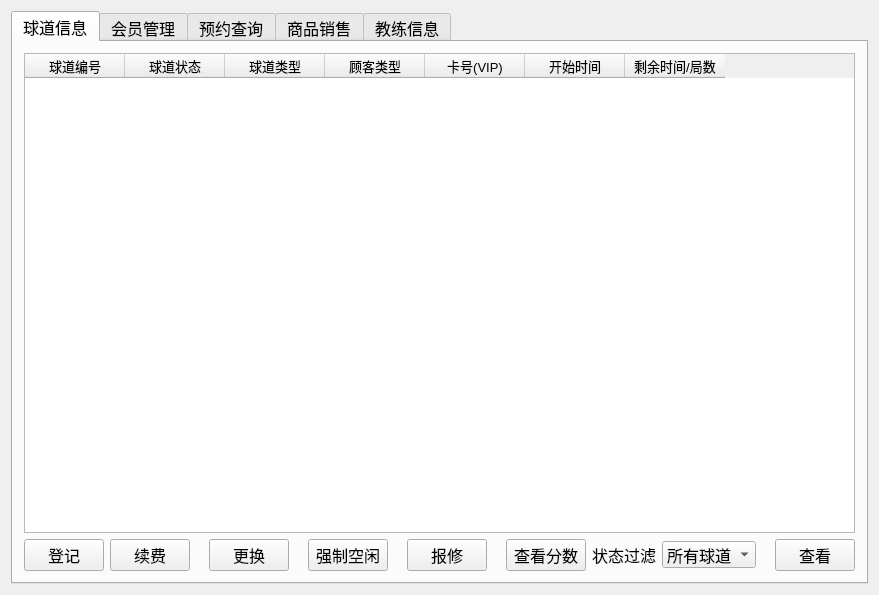
<?xml version="1.0" encoding="UTF-8"?>
<ui version="4.0">
 <class>MainFrontAdminUI</class>
 <widget class="QWidget" name="MainFrontAdminUI">
  <property name="geometry">
   <rect>
    <x>0</x>
    <y>0</y>
    <width>819</width>
    <height>595</height>
   </rect>
  </property>
  <property name="windowTitle">
   <string>前台服务</string>
  </property>
  <layout class="QGridLayout" name="gridLayout_2">
   <item row="0" column="0">
    <widget class="QTabWidget" name="tabWidget">
     <property name="font">
      <font>
       <pointsize>12</pointsize>
      </font>
     </property>
     <property name="tabShape">
      <enum>QTabWidget::Rounded</enum>
     </property>
     <property name="currentIndex">
      <number>0</number>
     </property>
     <widget class="QWidget" name="channel">
      <attribute name="title">
       <string>球道信息</string>
      </attribute>
      <layout class="QGridLayout" name="gridLayout">
       <item row="0" column="0">
        <widget class="QTableWidget" name="tableWidgetRowInfo">
         <property name="enabled">
          <bool>true</bool>
         </property>
         <property name="contextMenuPolicy">
          <enum>Qt::PreventContextMenu</enum>
         </property>
         <column>
          <property name="text">
           <string>球道编号</string>
          </property>
          <property name="font">
           <font>
            <pointsize>10</pointsize>
           </font>
          </property>
          <property name="textAlignment">
           <set>AlignHCenter|AlignVCenter|AlignCenter</set>
          </property>
         </column>
         <column>
          <property name="text">
           <string>球道状态</string>
          </property>
          <property name="font">
           <font>
            <pointsize>10</pointsize>
           </font>
          </property>
          <property name="textAlignment">
           <set>AlignHCenter|AlignVCenter|AlignCenter</set>
          </property>
         </column>
         <column>
          <property name="text">
           <string>球道类型</string>
          </property>
          <property name="font">
           <font>
            <pointsize>10</pointsize>
           </font>
          </property>
          <property name="textAlignment">
           <set>AlignHCenter|AlignVCenter|AlignCenter</set>
          </property>
         </column>
         <column>
          <property name="text">
           <string>顾客类型</string>
          </property>
          <property name="font">
           <font>
            <pointsize>10</pointsize>
           </font>
          </property>
          <property name="textAlignment">
           <set>AlignHCenter|AlignVCenter|AlignCenter</set>
          </property>
         </column>
         <column>
          <property name="text">
           <string>卡号(VIP)</string>
          </property>
          <property name="font">
           <font>
            <pointsize>10</pointsize>
           </font>
          </property>
          <property name="textAlignment">
           <set>AlignHCenter|AlignVCenter|AlignCenter</set>
          </property>
         </column>
         <column>
          <property name="text">
           <string>开始时间</string>
          </property>
          <property name="font">
           <font>
            <pointsize>10</pointsize>
           </font>
          </property>
          <property name="textAlignment">
           <set>AlignHCenter|AlignVCenter|AlignCenter</set>
          </property>
         </column>
         <column>
          <property name="text">
           <string>剩余时间/局数</string>
          </property>
          <property name="font">
           <font>
            <pointsize>10</pointsize>
           </font>
          </property>
          <property name="textAlignment">
           <set>AlignHCenter|AlignVCenter|AlignCenter</set>
          </property>
         </column>
        </widget>
       </item>
       <item row="1" column="0">
        <layout class="QHBoxLayout" name="horizontalLayout">
         <item>
          <widget class="QPushButton" name="pushButtonBowlingBegin">
           <property name="text">
            <string>登记</string>
           </property>
          </widget>
         </item>
         <item>
          <widget class="QPushButton" name="pushButtonAddMoney">
           <property name="text">
            <string>续费</string>
           </property>
          </widget>
         </item>
         <item>
          <spacer name="horizontalSpacer_2">
           <property name="orientation">
            <enum>Qt::Horizontal</enum>
           </property>
           <property name="sizeType">
            <enum>QSizePolicy::Fixed</enum>
           </property>
           <property name="sizeHint" stdset="0">
            <size>
             <width>13</width>
             <height>20</height>
            </size>
           </property>
          </spacer>
         </item>
         <item>
          <widget class="QPushButton" name="pushButtonChangeRow">
           <property name="text">
            <string>更换</string>
           </property>
          </widget>
         </item>
         <item>
          <spacer name="horizontalSpacer">
           <property name="orientation">
            <enum>Qt::Horizontal</enum>
           </property>
           <property name="sizeType">
            <enum>QSizePolicy::Fixed</enum>
           </property>
           <property name="sizeHint" stdset="0">
            <size>
             <width>13</width>
             <height>20</height>
            </size>
           </property>
          </spacer>
         </item>
         <item>
          <widget class="QPushButton" name="freeRowButton">
           <property name="text">
            <string>强制空闲</string>
           </property>
          </widget>
         </item>
         <item>
          <spacer name="horizontalSpacer_14">
           <property name="orientation">
            <enum>Qt::Horizontal</enum>
           </property>
           <property name="sizeType">
            <enum>QSizePolicy::Fixed</enum>
           </property>
           <property name="sizeHint" stdset="0">
            <size>
             <width>13</width>
             <height>20</height>
            </size>
           </property>
          </spacer>
         </item>
         <item>
          <widget class="QPushButton" name="pushButtonOption">
           <property name="text">
            <string>报修</string>
           </property>
          </widget>
         </item>
         <item>
          <spacer name="horizontalSpacer_24">
           <property name="orientation">
            <enum>Qt::Horizontal</enum>
           </property>
           <property name="sizeType">
            <enum>QSizePolicy::Fixed</enum>
           </property>
           <property name="sizeHint" stdset="0">
            <size>
             <width>13</width>
             <height>20</height>
            </size>
           </property>
          </spacer>
         </item>
         <item>
          <widget class="QPushButton" name="pushButtonCheckScore">
           <property name="text">
            <string>查看分数</string>
           </property>
          </widget>
         </item>
         <item>
          <spacer name="horizontalSpacer_4">
           <property name="orientation">
            <enum>Qt::Horizontal</enum>
           </property>
           <property name="sizeHint" stdset="0">
            <size>
             <width>38</width>
             <height>20</height>
            </size>
           </property>
          </spacer>
         </item>
         <item>
          <widget class="QLabel" name="label_6">
           <property name="text">
            <string>状态过滤</string>
           </property>
          </widget>
         </item>
         <item>
          <widget class="QComboBox" name="comboBoxState">
           <item>
            <property name="text">
             <string>所有球道</string>
            </property>
           </item>
           <item>
            <property name="text">
             <string>空闲</string>
            </property>
           </item>
           <item>
            <property name="text">
             <string>占用</string>
            </property>
           </item>
           <item>
            <property name="text">
             <string>预约</string>
            </property>
           </item>
           <item>
            <property name="text">
             <string>维修</string>
            </property>
           </item>
           <item>
            <property name="text">
             <string>会员</string>
            </property>
           </item>
           <item>
            <property name="text">
             <string>非会员</string>
            </property>
           </item>
          </widget>
         </item>
         <item>
          <spacer name="horizontalSpacer_3">
           <property name="orientation">
            <enum>Qt::Horizontal</enum>
           </property>
           <property name="sizeType">
            <enum>QSizePolicy::Fixed</enum>
           </property>
           <property name="sizeHint" stdset="0">
            <size>
             <width>13</width>
             <height>20</height>
            </size>
           </property>
          </spacer>
         </item>
         <item>
          <widget class="QPushButton" name="pushButtonShow">
           <property name="text">
            <string>查看</string>
           </property>
          </widget>
         </item>
        </layout>
       </item>
      </layout>
     </widget>
     <widget class="QWidget" name="customer">
      <attribute name="title">
       <string>会员管理</string>
      </attribute>
      <layout class="QGridLayout" name="gridLayout_3">
       <item row="0" column="0">
        <widget class="QTableView" name="tableViewVipInfo">
         <property name="textElideMode">
          <enum>Qt::ElideMiddle</enum>
         </property>
         <property name="gridStyle">
          <enum>Qt::SolidLine</enum>
         </property>
        </widget>
       </item>
       <item row="1" column="0">
        <layout class="QHBoxLayout" name="horizontalLayout_2">
         <item>
          <spacer name="horizontalSpacer_16">
           <property name="orientation">
            <enum>Qt::Horizontal</enum>
           </property>
           <property name="sizeHint" stdset="0">
            <size>
             <width>40</width>
             <height>20</height>
            </size>
           </property>
          </spacer>
         </item>
         <item>
          <widget class="QPushButton" name="pushButtonShowAllVip">
           <property name="text">
            <string>显示所有会员</string>
           </property>
          </widget>
         </item>
         <item>
          <spacer name="horizontalSpacer_5">
           <property name="orientation">
            <enum>Qt::Horizontal</enum>
           </property>
           <property name="sizeHint" stdset="0">
            <size>
             <width>40</width>
             <height>20</height>
            </size>
           </property>
          </spacer>
         </item>
         <item>
          <widget class="QPushButton" name="pushButtonRegister">
           <property name="text">
            <string>会员注册</string>
           </property>
          </widget>
         </item>
         <item>
          <spacer name="horizontalSpacer_6">
           <property name="orientation">
            <enum>Qt::Horizontal</enum>
           </property>
           <property name="sizeHint" stdset="0">
            <size>
             <width>40</width>
             <height>20</height>
            </size>
           </property>
          </spacer>
         </item>
         <item>
          <widget class="QPushButton" name="pushButtonLookupVipInfo">
           <property name="text">
            <string>会员查询</string>
           </property>
          </widget>
         </item>
         <item>
          <spacer name="horizontalSpacer_7">
           <property name="orientation">
            <enum>Qt::Horizontal</enum>
           </property>
           <property name="sizeHint" stdset="0">
            <size>
             <width>40</width>
             <height>20</height>
            </size>
           </property>
          </spacer>
         </item>
         <item>
          <widget class="QPushButton" name="pushButtonRecharge">
           <property name="text">
            <string>会员充值</string>
           </property>
          </widget>
         </item>
         <item>
          <spacer name="horizontalSpacer_8">
           <property name="orientation">
            <enum>Qt::Horizontal</enum>
           </property>
           <property name="sizeHint" stdset="0">
            <size>
             <width>40</width>
             <height>20</height>
            </size>
           </property>
          </spacer>
         </item>
         <item>
          <widget class="QPushButton" name="pushButtonLost">
           <property name="text">
            <string>注销会员</string>
           </property>
          </widget>
         </item>
         <item>
          <spacer name="horizontalSpacer_15">
           <property name="orientation">
            <enum>Qt::Horizontal</enum>
           </property>
           <property name="sizeHint" stdset="0">
            <size>
             <width>40</width>
             <height>20</height>
            </size>
           </property>
          </spacer>
         </item>
         <item>
          <widget class="QPushButton" name="pushButtonReRegister">
           <property name="text">
            <string>挂失补办</string>
           </property>
          </widget>
         </item>
         <item>
          <spacer name="horizontalSpacer_9">
           <property name="orientation">
            <enum>Qt::Horizontal</enum>
           </property>
           <property name="sizeHint" stdset="0">
            <size>
             <width>40</width>
             <height>20</height>
            </size>
           </property>
          </spacer>
         </item>
        </layout>
       </item>
      </layout>
     </widget>
     <widget class="QWidget" name="book">
      <attribute name="title">
       <string>预约查询</string>
      </attribute>
      <layout class="QGridLayout" name="gridLayout_4">
       <item row="0" column="0">
        <widget class="QTableView" name="tableViewBookFront"/>
       </item>
       <item row="1" column="0">
        <layout class="QHBoxLayout" name="horizontalLayout_3">
         <item>
          <spacer name="horizontalSpacer_10">
           <property name="orientation">
            <enum>Qt::Horizontal</enum>
           </property>
           <property name="sizeHint" stdset="0">
            <size>
             <width>28</width>
             <height>20</height>
            </size>
           </property>
          </spacer>
         </item>
         <item>
          <widget class="QPushButton" name="pushButtonShowAllBookInfo">
           <property name="text">
            <string>查看所有预约</string>
           </property>
          </widget>
         </item>
         <item>
          <spacer name="horizontalSpacer_19">
           <property name="orientation">
            <enum>Qt::Horizontal</enum>
           </property>
           <property name="sizeHint" stdset="0">
            <size>
             <width>40</width>
             <height>20</height>
            </size>
           </property>
          </spacer>
         </item>
         <item>
          <widget class="QPushButton" name="pushButtonShowTodayBook">
           <property name="text">
            <string>查看今天所有预约</string>
           </property>
          </widget>
         </item>
         <item>
          <spacer name="horizontalSpacer_18">
           <property name="orientation">
            <enum>Qt::Horizontal</enum>
           </property>
           <property name="sizeHint" stdset="0">
            <size>
             <width>40</width>
             <height>20</height>
            </size>
           </property>
          </spacer>
         </item>
         <item>
          <widget class="QPushButton" name="pushButtonLookupBook">
           <property name="text">
            <string>查询预约</string>
           </property>
          </widget>
         </item>
         <item>
          <spacer name="horizontalSpacer_11">
           <property name="orientation">
            <enum>Qt::Horizontal</enum>
           </property>
           <property name="sizeHint" stdset="0">
            <size>
             <width>40</width>
             <height>20</height>
            </size>
           </property>
          </spacer>
         </item>
        </layout>
       </item>
      </layout>
     </widget>
     <widget class="QWidget" name="goods">
      <attribute name="title">
       <string>商品销售</string>
      </attribute>
      <layout class="QGridLayout" name="gridLayout_5">
       <item row="0" column="0" colspan="4">
        <widget class="QTableWidget" name="tableWidgetGoodsSaleInfo">
         <column>
          <property name="text">
           <string>商品编号</string>
          </property>
          <property name="font">
           <font>
            <pointsize>10</pointsize>
           </font>
          </property>
          <property name="textAlignment">
           <set>AlignHCenter|AlignVCenter|AlignCenter</set>
          </property>
         </column>
         <column>
          <property name="text">
           <string>商品名称</string>
          </property>
          <property name="font">
           <font>
            <pointsize>10</pointsize>
           </font>
          </property>
          <property name="textAlignment">
           <set>AlignHCenter|AlignVCenter|AlignCenter</set>
          </property>
         </column>
         <column>
          <property name="text">
           <string>商品单价</string>
          </property>
          <property name="font">
           <font>
            <pointsize>10</pointsize>
           </font>
          </property>
          <property name="textAlignment">
           <set>AlignHCenter|AlignVCenter|AlignCenter</set>
          </property>
         </column>
         <column>
          <property name="text">
           <string>商品数量</string>
          </property>
          <property name="font">
           <font>
            <pointsize>10</pointsize>
           </font>
          </property>
          <property name="textAlignment">
           <set>AlignHCenter|AlignVCenter|AlignCenter</set>
          </property>
         </column>
         <column>
          <property name="text">
           <string>商品备注</string>
          </property>
          <property name="font">
           <font>
            <pointsize>10</pointsize>
           </font>
          </property>
          <property name="textAlignment">
           <set>AlignHCenter|AlignVCenter|AlignCenter</set>
          </property>
         </column>
        </widget>
       </item>
       <item row="0" column="4" colspan="4">
        <widget class="QTableWidget" name="buyInfotableWidget">
         <column>
          <property name="text">
           <string>球道号</string>
          </property>
          <property name="font">
           <font>
            <pointsize>10</pointsize>
           </font>
          </property>
          <property name="textAlignment">
           <set>AlignHCenter|AlignVCenter|AlignCenter</set>
          </property>
         </column>
         <column>
          <property name="text">
           <string>球道类型</string>
          </property>
          <property name="textAlignment">
           <set>AlignHCenter|AlignVCenter|AlignCenter</set>
          </property>
         </column>
         <column>
          <property name="text">
           <string>处理状态</string>
          </property>
          <property name="textAlignment">
           <set>AlignHCenter|AlignVCenter|AlignCenter</set>
          </property>
         </column>
        </widget>
       </item>
       <item row="1" column="0">
        <widget class="QLabel" name="label">
         <property name="text">
          <string>现有商品</string>
         </property>
        </widget>
       </item>
       <item row="1" column="1">
        <widget class="QComboBox" name="goodsCombox">
         <item>
          <property name="text">
           <string>全部</string>
          </property>
         </item>
         <item>
          <property name="text">
           <string>饮料</string>
          </property>
         </item>
         <item>
          <property name="text">
           <string>食物</string>
          </property>
         </item>
        </widget>
       </item>
       <item row="1" column="2">
        <widget class="QPushButton" name="viewGoodsButton">
         <property name="text">
          <string>显示/过滤</string>
         </property>
        </widget>
       </item>
       <item row="1" column="3">
        <spacer name="horizontalSpacer_12">
         <property name="orientation">
          <enum>Qt::Horizontal</enum>
         </property>
         <property name="sizeHint" stdset="0">
          <size>
           <width>133</width>
           <height>20</height>
          </size>
         </property>
        </spacer>
       </item>
       <item row="1" column="4">
        <widget class="QLabel" name="label_2">
         <property name="text">
          <string>显示选项</string>
         </property>
        </widget>
       </item>
       <item row="1" column="5">
        <widget class="QComboBox" name="applyCombox">
         <item>
          <property name="text">
           <string>全部</string>
          </property>
         </item>
         <item>
          <property name="text">
           <string>会员</string>
          </property>
         </item>
         <item>
          <property name="text">
           <string>非会员</string>
          </property>
         </item>
        </widget>
       </item>
       <item row="1" column="6">
        <spacer name="horizontalSpacer_13">
         <property name="orientation">
          <enum>Qt::Horizontal</enum>
         </property>
         <property name="sizeHint" stdset="0">
          <size>
           <width>40</width>
           <height>20</height>
          </size>
         </property>
        </spacer>
       </item>
       <item row="1" column="7">
        <widget class="QPushButton" name="doGoodsSaleButton">
         <property name="text">
          <string>处理</string>
         </property>
        </widget>
       </item>
      </layout>
     </widget>
     <widget class="QWidget" name="coach">
      <attribute name="title">
       <string>教练信息</string>
      </attribute>
      <layout class="QGridLayout" name="gridLayout_6">
       <item row="0" column="0">
        <widget class="QTableView" name="tableViewCoachInfo"/>
       </item>
       <item row="1" column="0">
        <layout class="QHBoxLayout" name="horizontalLayout_5">
         <item>
          <spacer name="horizontalSpacer_22">
           <property name="orientation">
            <enum>Qt::Horizontal</enum>
           </property>
           <property name="sizeHint" stdset="0">
            <size>
             <width>40</width>
             <height>20</height>
            </size>
           </property>
          </spacer>
         </item>
         <item>
          <widget class="QPushButton" name="pushButtonLookupTeachInfo">
           <property name="text">
            <string>查看授课记录</string>
           </property>
          </widget>
         </item>
         <item>
          <spacer name="horizontalSpacer_20">
           <property name="orientation">
            <enum>Qt::Horizontal</enum>
           </property>
           <property name="sizeHint" stdset="0">
            <size>
             <width>40</width>
             <height>20</height>
            </size>
           </property>
          </spacer>
         </item>
         <item>
          <widget class="QPushButton" name="pushButtonAdd">
           <property name="text">
            <string>添加授课信息</string>
           </property>
          </widget>
         </item>
         <item>
          <spacer name="horizontalSpacer_21">
           <property name="orientation">
            <enum>Qt::Horizontal</enum>
           </property>
           <property name="sizeHint" stdset="0">
            <size>
             <width>40</width>
             <height>20</height>
            </size>
           </property>
          </spacer>
         </item>
        </layout>
       </item>
      </layout>
     </widget>
    </widget>
   </item>
  </layout>
 </widget>
 <layoutdefault spacing="6" margin="11"/>
 <resources/>
 <connections/>
</ui>
